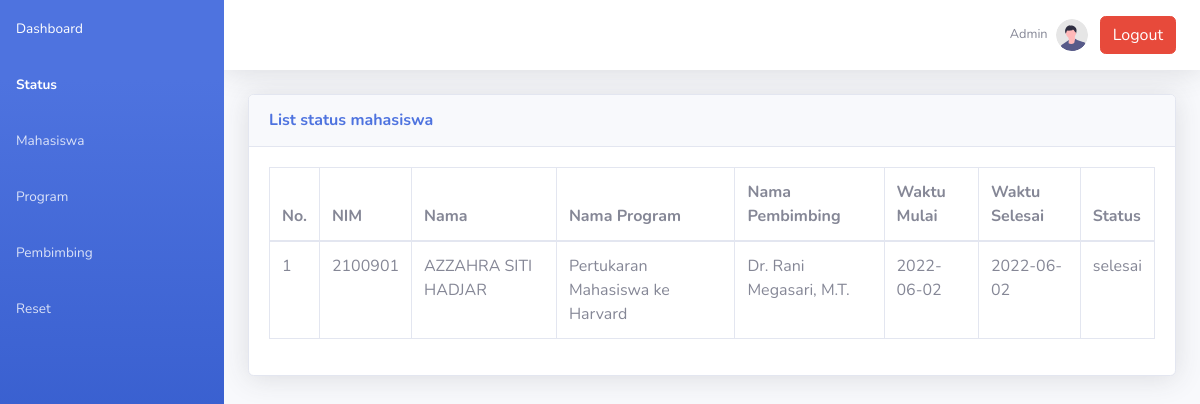
The page /liststatus.php on the database as committed earlier.
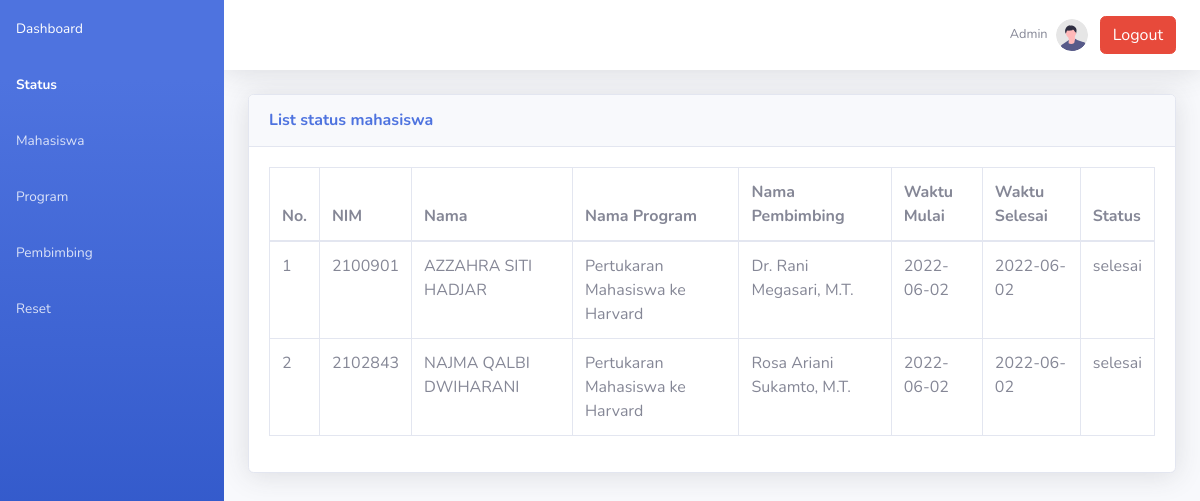
The same page on the database as committed later.
### tables this page shows
CREATE TABLE `tmahasiswa` (
  `nip` varchar(20) NOT NULL,
  `nim` varchar(10) NOT NULL,
  `nama_mahasiswa` varchar(50) NOT NULL,
  `prodi` varchar(50) NOT NULL,
  `email_mahasiswa` varchar(50) NOT NULL,
  `semester_mahasiswa` int(11) NOT NULL,
  `sks_akumulatif` int(11) DEFAULT 0,
  `sks_sisa_konversi` int(11) DEFAULT 0,
  `sks_dalam_univ` int(11) DEFAULT 20,
  `sks_luar_univ` int(11) DEFAULT 40,
  `ipk_mahasiswa` float NOT NULL,
  `status_mahasiswa` varchar(25) DEFAULT 'belum berpartisipasi'
);

### liststatus.php (the view, shortened to what the changed rows need)
<!DOCTYPE html>
<html lang="en">
<head>
    <link href="vendor/fontawesome-free/css/all.min.css" rel="stylesheet" type="text/css">
    <link href="css/sb-admin-2.min.css" rel="stylesheet">
</head>
<body id="page-top">
    <div id="wrapper">
        <ul class="navbar-nav bg-gradient-primary sidebar sidebar-dark accordion" id="accordionSidebar">
            <li class="nav-item">
                <a class="nav-link" href="admin.php">
                    <span>Dashboard</span></a>
            </li>
        </ul>
        <div id="content-wrapper" class="d-flex flex-column">
            <div id="content">
                <div class="container-fluid">
                    <div class="card shadow mb-4">
                        <div class="card-body">
                        <?php
                        require_once "config.php";
                        $sql = "SELECT tmahasiswa.nim, nama_mahasiswa, nama_program, nama_pembimbing, waktu_mulai, waktu_selesai, status from tmahasiswa, tpembimbing, tprogrammbkm, kontrakmbkm where tmahasiswa.nim=kontrakmbkm.nim and tpembimbing.nip=kontrakmbkm.nip_pembimbingmbkm and tprogrammbkm.id_program=kontrakmbkm.id_program group by kontrakmbkm.nim";
                        if($result = mysqli_query($link, $sql)){
                            if(mysqli_num_rows($result) > 0){
                                echo '<div class="table-responsive">';
                                    echo '<table class="table table-bordered" id="dataTable" width="100%" cellspacing="0">';
                                        echo "<thead>";
                                            echo "<tr>";
                                                echo "<th>No.</th>";
                                                echo "<th>NIM</th>";
                                                echo "<th>Nama</th>";
                                                echo "<th>Nama Program</th>";
                                                echo "<th>Nama Pembimbing</th>";
                                                echo "<th>Waktu Mulai</th>";
                                                echo "<th>Waktu Selesai</th>";
                                                echo "<th>Status</th>";
                                            echo "</tr>";
                                        echo "</thead>";
                                        echo "<tbody>";
                                        $num = 1;
                                        while($row = mysqli_fetch_array($result)){
                                            echo "<tr>";
                                                echo "<td>" . $num++ . "</td>";
                                                echo "<td>" . $row['nim'] . "</td>";
                                                echo "<td>" . $row['nama_mahasiswa'] . "</td>";
                                                echo "<td>" . $row['nama_program'] . "</td>";
                                                echo "<td>" . $row['nama_pembimbing'] . "</td>";
                                                echo "<td>" . $row['waktu_mulai'] . "</td>";
                                                echo "<td>" . $row['waktu_selesai'] . "</td>";
                                                echo "<td>" . $row['status'] . "</td>";
                                            echo "</tr>";
                                        }
                                        echo "</tbody>";
                                    echo "</table>";
                                echo '</div>';
                            } else{
                                echo '<div class="alert alert-danger"><em>List kosong</em></div>';
                            }
                        } else{
                            echo "Oops! Something went wrong. Please try again later.";
                        }
                        ?>
                        </div>
                    </div>
                </div>
            </div>
        </div>
    </div>
</body>
</html>

Rows that differ between the two databases and show on the page:
now on this page (row edited): tmahasiswa: nim "2102843", nama_mahasiswa "NAJMA QALBI DWIHARANI", nama_program "Pertukaran Mahasiswa ke Harvard", nama_pembimbing "Rosa Ariani Sukamto, M.T.", waktu_mulai "2022-06-02", waktu_selesai "2022-06-02", status "selesai"
